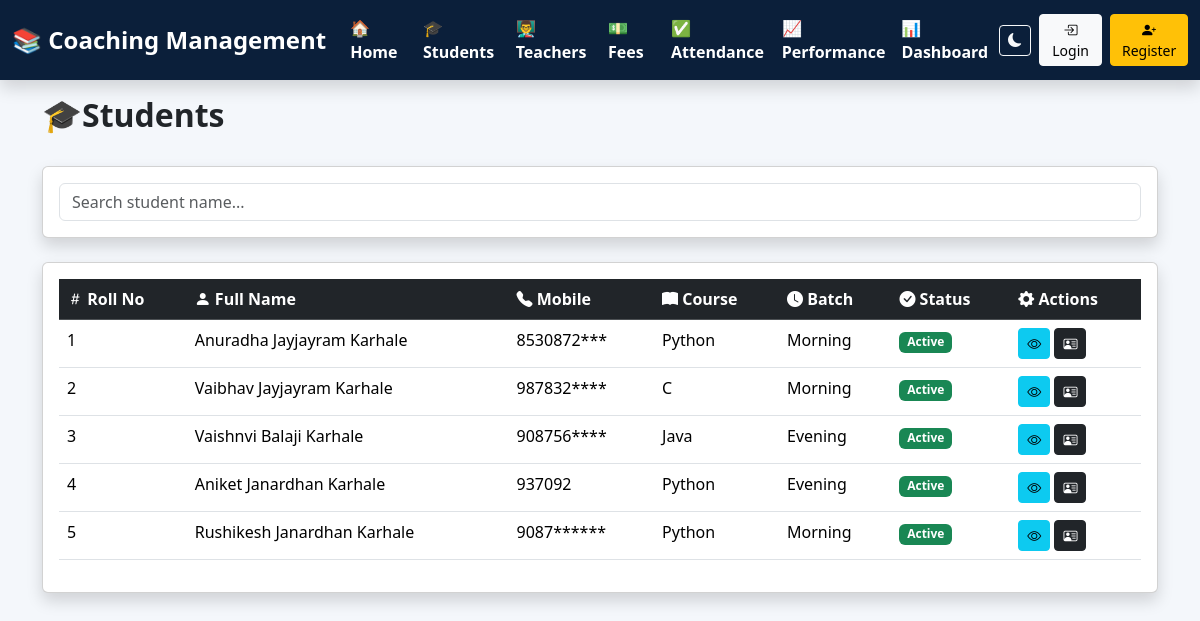
Before: /students with the older database file.
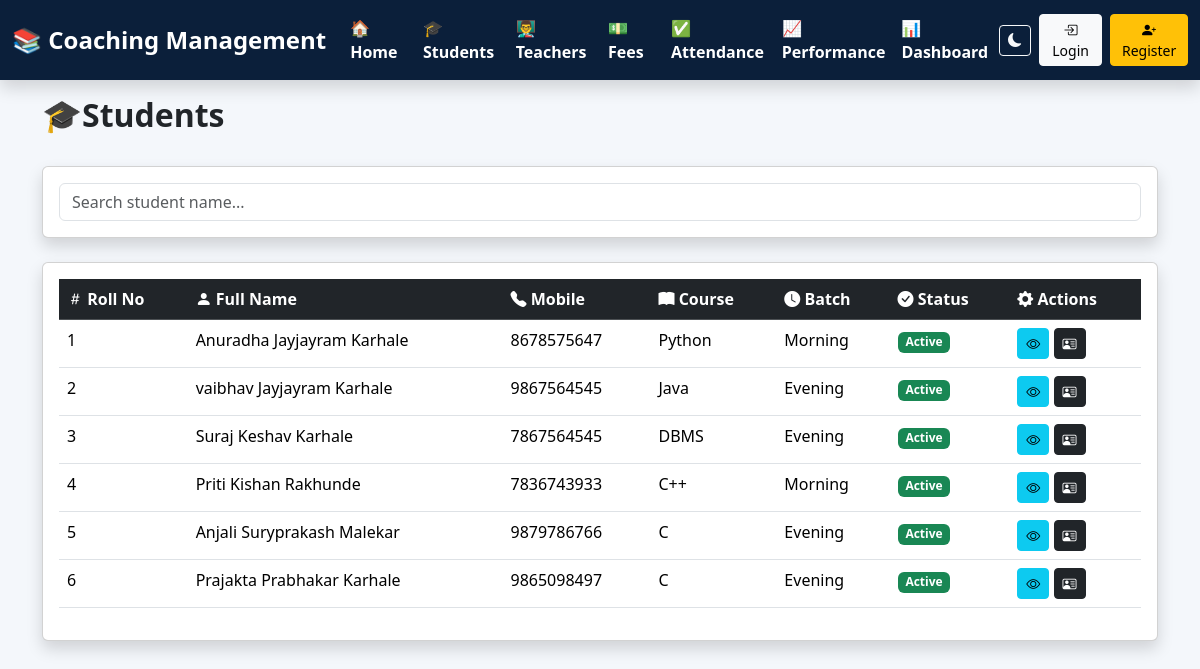
After: the same page with the newer database file.
### tables this page shows
CREATE TABLE students(

        id INTEGER PRIMARY KEY AUTOINCREMENT,
        roll_no INTEGER UNIQUE,
        name TEXT,
        father_name TEXT,
        surname TEXT,
        mobile TEXT,
        course TEXT,
        batch TEXT,
        address TEXT,
        admission_date TEXT,
        status TEXT

    , photo TEXT DEFAULT 'default.png');

### app.py (the view)
@app.route("/students")
def students():
    search = request.args.get("search")
    conn = get_connection()
    if search:
        students = conn.execute("""
        SELECT *
        FROM students
        WHERE name LIKE ?
        OR mobile LIKE ?
        OR course LIKE ?
        ORDER BY id ASC
        """,
        (
            "%"+search+"%",
            "%"+search+"%",
            "%"+search+"%"
        )).fetchall()
    else:
        students = conn.execute("""
        SELECT *
        FROM students
        ORDER BY id ASC
        """).fetchall()
    conn.close()
    return render_template(
        "students.html",
        students=students
    )

### db.py (called while the page is built)
def get_connection():
    conn = sqlite3.connect(DATABASE)
    conn.row_factory = sqlite3.Row
    conn.execute("PRAGMA foreign_keys = ON")
    return conn

### templates/students.html (shortened to what this page needs)
{% extends "base.html" %}
{% block content %}
<div class="d-flex justify-content-between align-items-center mb-4">
    <h2 class="fw-bold">
        🎓Students
    </h2>
</div>
<div class="card shadow p-3 mb-4">
    <input
        type="text"
        id="search"
        class="form-control"
        placeholder="Search student name..."
    >
</div>
<div class="card shadow p-3">
<table class="table table-hover" id="studentTable">
<thead class="table-dark">
<tr>
<th>
    <i class="bi bi-hash"></i>
    Roll No
</th>
<th>
    <i class="bi bi-person-fill"></i>
    Full Name
</th>
<th>
    <i class="bi bi-telephone-fill"></i>
    Mobile
</th>
<th>
  <i class="bi bi-book-fill"></i>
    Course
</th>
<th>
    <i class="bi bi-clock-fill"></i>
    Batch
</th>
<th>
    <i class="bi bi-check-circle-fill"></i>
    Status
</th>
<th>
    <i class="bi bi-gear-fill"></i>
    Actions</th>
</tr>
</thead>
<tbody>
{% for s in students %}
<tr>
<td>{{ s.roll_no }}</td>
<td>
    {{ s.name}}
    {{ s.father_name }}  {{s.surname}}
</td>
<td>{{ s.mobile }}</td>
<td>{{ s.course }}</td>
<td>{{ s.batch }}</td>
<td>
{% if s.status == "Active" %}
<span class="badge bg-success">
Active
</span>
{% else %}
<span class="badge bg-danger">
Inactive
</span>
{% endif %}
</td>
<td>
    <a href="/view_student/{{ s.id }}" class="btn btn-info btn-sm">
        <i class="bi bi-eye"></i>
    </a>
    <a href="/student_id_card/{{ s.id }}" class="btn btn-dark btn-sm">
        <i class="bi bi-person-vcard"></i>
    </a>
</td>
</tr>
{% endfor %}
</tbody>
</table>
</div>
{% endblock %}

### templates/base.html (shortened to what this page needs)
<!DOCTYPE html>
<html lang="en">
<head>
<link href="https://cdn.jsdelivr.net/npm/bootstrap@5.3.3/dist/css/bootstrap.min.css"
rel="stylesheet">
<link href="https://cdn.jsdelivr.net/npm/bootstrap-icons@1.11.3/font/bootstrap-icons.css"
rel="stylesheet">
</head>
<body>
<nav class="navbar navbar-expand-lg navbar-dark shadow sticky-top"
style="background-color:#0b1f3a;">
<div class="container-fluid">
<a class="navbar-brand fw-bold fs-4"
href="/">
📚 Coaching Management
</a>
<div class="collapse navbar-collapse"
id="navbarNav">
<ul class="navbar-nav me-auto mb-2 mb-lg-0">
<li class="nav-item">
<a class="nav-link fw-bold fs-6 text-white" href="/">
🏠 Home
</a>
</li>
<li class="nav-item">
<a class="nav-link fw-bold fs-6 text-white" href="/students">
🎓 Students
</a>
</li>
<li class="nav-item">
<a class="nav-link fw-bold fs-6 text-white" href="/teachers">
👨‍🏫 Teachers
</a>
</li>
<li class="nav-item">
<a class="nav-link fw-bold fs-6 text-white" href="/fees">
💵 Fees
</a>
</li>
<li class="nav-item">
<a class="nav-link fw-bold fs-6 text-white" href="/attendance">
✅ Attendance
</a>
</li>
<li class="nav-item">
<a class="nav-link fw-bold fs-6 text-white" href="{{url_for('performance')}}">
📈 Performance
</a>
</li>
<li class="nav-item">
<a class="nav-link fw-bold fs-6 text-white" href="/dashboard">
📊 Dashboard
</a>
</li>
</ul>
<button class="btn btn-outline-light btn-sm me-lg-2 mb-2 mb-lg-0"
onclick="darkMode()">
<i class="bi bi-moon-fill"></i>
</button>
{% if session.get("username") %}
<div class="dropdown">
    <button class="btn btn-dark dropdown-toggle d-flex align-items-center"
            type="button"
            data-bs-toggle="dropdown">
        <i class="bi bi-person-circle fs-5 me-2"></i>
        {{session["username"]}}
    </button>
      <ul class="dropdown-menu dropdown-menu-end shadow border-0">
        <li>
            <a href="{{ url_for('logout') }}"
               class="dropdown-item text-danger fw-semibold">
                <i class="bi bi-box-arrow-right me-2"></i>
                Logout
            </a>
        </li>
    </ul>
</div>
{% else %}
<a href="{{url_for('login')}}"
class="btn btn-light btn-sm me-2">
<i class="bi bi-box-arrow-in-right"></i>
Login
</a>
<a href="{{url_for('register')}}"
class="btn btn-warning btn-sm">
<i class="bi bi-person-plus-fill"></i>
Register
</a>
{% endif %}
</div>
</div>
</nav>
<div class="container mt-3">
{% block content %}
{% endblock %}
</div>
</body>
</html>

### templates/base.html (style rules this page uses)
body { background:#f4f7fb; transition:0.3s; }

Changed rows visible on the page:
changed students "Anuradha": mobile "8530872***" → "8678575647"
changed students: name "Vaibhav" → "vaibhav"; mobile "987832****" → "9867564545"; course "C" → "Java"; batch "Morning" → "Evening"
changed students: name "Vaishnvi" → "Suraj"; father_name "Balaji" → "Keshav"; mobile "908756****" → "7867564545"; course "Java" → "DBMS"
changed students: name "Aniket" → "Priti"; father_name "Janardhan" → "Kishan"; surname "Karhale" → "Rakhunde"; mobile "937092" → "7836743933"; course "Python" → "C++"; batch "Evening" → "Morning"
changed students: name "Rushikesh" → "Anjali"; father_name "Janardhan" → "Suryprakash"; surname "Karhale" → "Malekar"; mobile "9087******" → "9879786766"; course "Python" → "C"; batch "Morning" → "Evening"
added students: roll_no "6", name "Prajakta", father_name "Prabhakar", surname "Karhale", mobile "9865098497", course "C", batch "Evening", status "Active"
